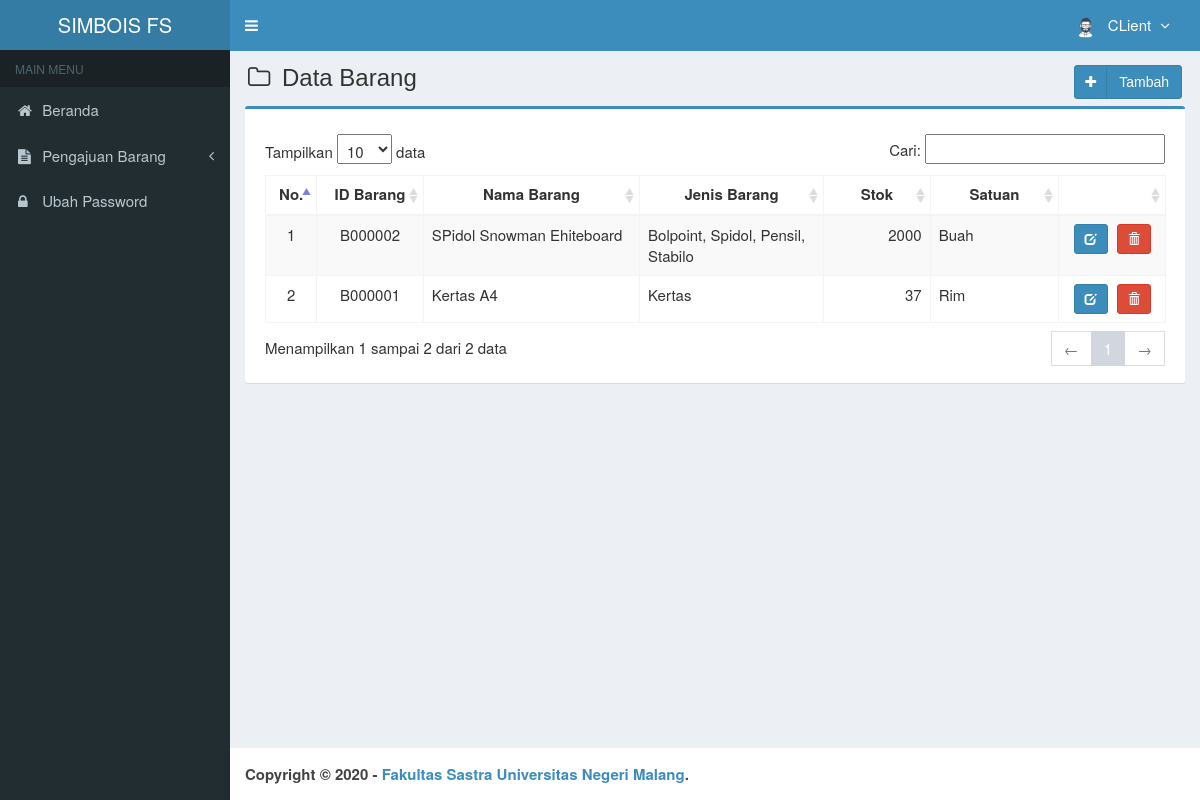
/main.php?module=barang (signed in), run on the app's committed database.
### tables this page shows
CREATE TABLE `is_users` (
  `id_user` smallint(6) NOT NULL,
  `username` varchar(50) NOT NULL,
  `nama_user` varchar(50) NOT NULL,
  `password` varchar(50) NOT NULL,
  `email` varchar(50) DEFAULT NULL,
  `telepon` varchar(13) DEFAULT NULL,
  `foto` varchar(100) DEFAULT NULL,
  `hak_akses` enum('Super Admin','Manajer','Gudang') NOT NULL,
  `status` enum('aktif','blokir') NOT NULL DEFAULT 'aktif',
  `created_at` timestamp NOT NULL DEFAULT current_timestamp(),
  `updated_at` timestamp NOT NULL DEFAULT current_timestamp() ON UPDATE current_timestamp()
);

CREATE TABLE `is_barang` (
  `id_barang` varchar(7) NOT NULL,
  `nama_barang` varchar(100) NOT NULL,
  `id_jenis` int(11) NOT NULL,
  `id_satuan` int(11) NOT NULL,
  `stok` int(11) NOT NULL DEFAULT 0,
  `created_user` smallint(6) NOT NULL,
  `created_date` timestamp NOT NULL DEFAULT current_timestamp(),
  `updated_user` smallint(6) NOT NULL,
  `updated_date` timestamp NOT NULL DEFAULT current_timestamp() ON UPDATE current_timestamp()
);

CREATE TABLE `is_jenis_barang` (
  `id_jenis` int(11) NOT NULL,
  `nama_jenis` varchar(50) NOT NULL,
  `created_user` smallint(6) NOT NULL,
  `created_date` timestamp NOT NULL DEFAULT current_timestamp(),
  `updated_user` smallint(6) NOT NULL,
  `updated_date` timestamp NOT NULL DEFAULT current_timestamp() ON UPDATE current_timestamp()
);

CREATE TABLE `is_satuan` (
  `id_satuan` int(11) NOT NULL,
  `nama_satuan` varchar(30) NOT NULL,
  `created_user` smallint(6) NOT NULL,
  `created_date` timestamp NOT NULL DEFAULT current_timestamp(),
  `updated_user` smallint(6) NOT NULL,
  `updated_date` timestamp NOT NULL DEFAULT current_timestamp() ON UPDATE current_timestamp()
);

### modules/barang/view.php (the view, shortened to what this page needs)
<section class="content-header">
  <h1>
    <i class="fa fa-folder-o icon-title"></i> Data Barang
    <a class="btn btn-primary btn-social pull-right" href="?module=form_barang&form=add" title="Tambah Data" data-toggle="tooltip">
      <i class="fa fa-plus"></i> Tambah
    </a>
  </h1>
</section>
<section class="content">
  <div class="row">
    <div class="col-md-12">
      <div class="box box-primary">
        <div class="box-body">
          <table id="dataTables1" class="table table-bordered table-striped table-hover">
            <thead>
              <tr>
                <th class="center">No.</th>
                <th class="center">ID Barang</th>
                <th class="center">Nama Barang</th>
                <th class="center">Jenis Barang</th>
                <th class="center">Stok</th>
                <th class="center">Satuan</th>
                <th></th>
              </tr>
            </thead>
            <tbody>
            <?php
            $no = 1;
 $query = mysqli_query($mysqli, "SELECT a.id_barang,a.nama_barang,a.id_jenis,a.id_satuan,a.stok,b.id_jenis,b.nama_jenis,c.id_satuan,c.nama_satuan
                                            FROM is_barang as a INNER JOIN is_jenis_barang as b INNER JOIN is_satuan as c
                                            ON a.id_jenis=b.id_jenis AND a.id_satuan=c.id_satuan ORDER BY id_barang DESC")
                                            or die('Ada kesalahan pada query tampil Data Barang: '.mysqli_error($mysqli));
            while ($data = mysqli_fetch_assoc($query)) {
              echo "<tr>
                      <td width='30' class='center'>$no</td>
                      <td width='80' class='center'>$data[id_barang]</td>
                      <td width='180'>$data[nama_barang]</td>
                      <td width='150'>$data[nama_jenis]</td>
                      <td width='80' align='right'>$data[stok]</td>
                      <td width='100'>$data[nama_satuan]</td>
                      <td class='center' width='80'>
                        <div>
                          <a data-toggle='tooltip' data-placement='top' title='Ubah' style='margin-right:5px' class='btn btn-primary btn-sm' href='?module=form_barang&form=edit&id=$data[id_barang]'>
                              <i style='color:#fff' class='glyphicon glyphicon-edit'></i>
                          </a>";
            ?>
                          <a data-toggle="tooltip" data-placement="top" title="Hapus" class="btn btn-danger btn-sm" href="modules/barang/proses.php?act=delete&id=<?php echo $data['id_barang'];?>" onclick="return confirm('Anda yakin ingin menghapus barang <?php echo $data['nama_barang']; ?> ?');">
                              <i style="color:#fff" class="glyphicon glyphicon-trash"></i>
                          </a>
            <?php
              echo "    </div>
                      </td>
                    </tr>";
              $no++;
            }
            ?>
            </tbody>
          </table>
        </div>
      </div>
    </div>
  </div>
</section><!-- /.content

### main.php (shortened to what this page needs)
<!DOCTYPE html>
<html>
  <head>
    <link href="assets/css/bootstrap.min.css" rel="stylesheet" type="text/css" />
    <link href="assets/plugins/font-awesome-4.6.3/css/font-awesome.min.css" rel="stylesheet" type="text/css" />
    <link href="assets/plugins/datatables/dataTables.bootstrap.css" rel="stylesheet" type="text/css" />
    <link href="assets/plugins/datepicker/datepicker.min.css" rel="stylesheet" type="text/css" />
    <link rel="stylesheet" type="text/css" href="assets/plugins/chosen/css/chosen.min.css" />
    <link href="assets/css/AdminLTE.min.css" rel="stylesheet" type="text/css" />
    <link href="assets/css/skins/skin-blue.min.css" rel="stylesheet" type="text/css" />
    <link href="assets/plugins/datepicker/datepicker3.css" rel="stylesheet" type="text/css" />
    <link href="assets/css/style.css" rel="stylesheet" type="text/css" />
  </head>
  <body class="skin-blue fixed">
    <div class="wrapper">
      <header class="main-header">
        <a href="?module=home" class="logo">SIMBOIS FS</a>
        <nav class="navbar navbar-static-top" role="navigation">
          <a href="#" class="sidebar-toggle" data-toggle="offcanvas" role="button">
          </a>
          <div class="navbar-custom-menu">
            <ul class="nav navbar-nav">
              <?php include "top-menu.php" ?>
            </ul>
          </div>
        </nav>
      </header>
      <aside class="main-sidebar">
        <section class="sidebar">
            <?php include "sidebar-menu.php" ?>
        </section>
      </aside>
      <div class="content-wrapper">
        <?php include "content.php" ?>
      </div>
      <footer class="main-footer">
        <strong>Copyright &copy; 2020 - <a href="www.sastra.um.ac.id">Fakultas Sastra Universitas Negeri Malang</a>.</strong>
      </footer>
    </div>
  </body>
</html>

### top-menu.php (shortened to what this page needs)
<?php
require_once "config/database.php";
$query = mysqli_query($mysqli, "SELECT id_user, nama_user, foto, hak_akses FROM is_users WHERE id_user='$_SESSION[id_user]'")
                                or die('Ada kesalahan pada query tampil Manajemen User: '.mysqli_error($mysqli));
$data = mysqli_fetch_assoc($query);
?>
<li class="dropdown user user-menu">
  <a href="#" class="dropdown-toggle" data-toggle="dropdown">
  <?php
  if ($data['foto']=="") { ?>
    <img src="images/user/user-default.png" class="user-image" alt="User Image"/>
  <?php
  }
  else { ?>
    <img src="images/user/<?php echo $data['foto']; ?>" class="user-image" alt="User Image"/>
  <?php
  }
  ?>
    <span class="hidden-xs"><?php echo $data['nama_user']; ?> <i style="margin-left:5px" class="fa fa-angle-down"></i></span>
  </a>
</li>

### sidebar-menu.php (shortened to what this page needs)
<?php
if ($_SESSION['hak_akses']=='Gudang') { ?>
    <ul class="sidebar-menu">
        <li class="header">MAIN MENU</li>
	<?php
	if ($_GET["module"]=="home") { ?>
		<li class="active">
			<a href="?module=home"><i class="fa fa-home"></i> Beranda </a>
	  	</li>
	<?php
	}
	else { ?>
		<li>
			<a href="?module=home"><i class="fa fa-home"></i> Beranda </a>
	  	</li>
	<?php
	}
?>
		<li class= "<?php if($_GET["module"]=="pengajuan" || $_GET["module"]=="form_pengajuan") { echo "active";} ?> treeview">
				<a href="?module=pengajuan">
				  <i class="fa fa-file-text"></i> <span>Pengajuan Barang</span> <i class="fa fa-angle-left pull-right"></i>
				</a>
		  </li>
		<?php
	if ($_GET["module"]=="password") { ?>
		<li class="active">
			<a href="?module=password"><i class="fa fa-lock"></i> Ubah Password</a>
		</li>
	<?php
	}
	else { ?>
		<li>
			<a href="?module=password"><i class="fa fa-lock"></i> Ubah Password</a>
		</li>
	<?php
	}
	?>
	</ul>
<?php
}
?>

### content.php (shortened to what this page needs)
<?php
require_once "config/database.php";
if (empty($_SESSION['username']) && empty($_SESSION['password'])){
	echo "<meta http-equiv='refresh' content='0; url=index.php?alert=1'>";
}
else {
	if ($_GET['module'] == 'home') {
		include "modules/beranda/view.php";
	}
	elseif ($_GET['module'] == 'barang') {
		include "modules/barang/view.php";
	}
	elseif ($_GET['module'] == 'pengajuan') {
		include "modules/pengajuan/view.php";
	}
	elseif ($_GET['module'] == 'form_pengajuan') {
		include "modules/pengajuan/form.php";
	}
	elseif ($_GET['module'] == 'form_pengajuan_baru') {
		include "modules/pengajuan/form_baru.php";
	}
	elseif ($_GET['module'] == 'form_barang') {
		include "modules/barang/form.php";
	}
	elseif ($_GET['module'] == 'jenis') {
		include "modules/jenis/view.php";
	}
	elseif ($_GET['module'] == 'form_jenis') {
		include "modules/jenis/form.php";
	}
	elseif ($_GET['module'] == 'satuan') {
		include "modules/satuan/view.php";
	}
	elseif ($_GET['module'] == 'form_satuan') {
		include "modules/satuan/form.php";
	}
	elseif ($_GET['module'] == 'barang_masuk') {
		include "modules/barang-masuk/view.php";
	}
	elseif ($_GET['module'] == 'form_barang_masuk') {
		include "modules/barang-masuk/form.php";
	}
	elseif ($_GET['module'] == 'barang_keluar') {
		include "modules/barang-keluar/view.php";
	}
	elseif ($_GET['module'] == 'form_barang_keluar') {
		include "modules/barang-keluar/form.php";
	}
	elseif ($_GET['module'] == 'lap_stok') {
		include "modules/lap-stok/view.php";
	}
	elseif ($_GET['module'] == 'lap_barang_masuk') {
		include "modules/lap-barang-masuk/view.php";
	}
	elseif ($_GET['module'] == 'lap_barang_keluar') {
		include "modules/lap-barang-keluar/view.php";
	}
	elseif ($_GET['module'] == 'grafik_barang_masuk') {
		include "modules/grafik-barang-masuk/view.php";
	}
	elseif ($_GET['module'] == 'grafik_barang_keluar') {
		include "modules/grafik-barang-keluar/view.php";
	}
	elseif ($_GET['module'] == 'user') {
		include "modules/user/view.php";
	}
	elseif ($_GET['module'] == 'form_user') {
		include "modules/user/form.php";
	}
	elseif ($_GET['module'] == 'profil') {
		include "modules/profil/view.php";
	}
	elseif ($_GET['module'] == 'form_profil') {
		include "modules/profil/form.php";
	}
	elseif ($_GET['module'] == 'password') {
		include "modules/password/view.php";
	}
	elseif ($_GET['module'] == 'chart') {
		include "modules/lap-barang-keluar/chart.php";
	}
}
?>

### assets/css/style.css (style rules this page uses)
.btn-social *:first-child { border-right: 1px solid rgba(0, 0, 0, 0.1); bottom: 0; font-size: 1em !important; left: 0; line-height: 32px !important; position: absolute; text-align: center; top: 0; width: 32px !important; }
.content-header { padding: 15px 18px 0; position: relative; }
.center { text-align:center; }
.icon-title { margin-right: 5px; }
body { background-color: #fff; color: #333; font-size: 15px; line-height: 1.42857; }

### data on the page
is_users: foto (picture), nama_user "CLient"
is_barang: id_barang "B000002", nama_barang "SPidol Snowman Ehiteboard", id_jenis.nama_jenis "Bolpoint, Spidol, Pensil, Stabilo", stok "2000", id_satuan.nama_satuan "Buah"
is_barang: id_barang "B000001", nama_barang "Kertas A4", id_jenis.nama_jenis "Kertas", stok "37", id_satuan.nama_satuan "Rim"
